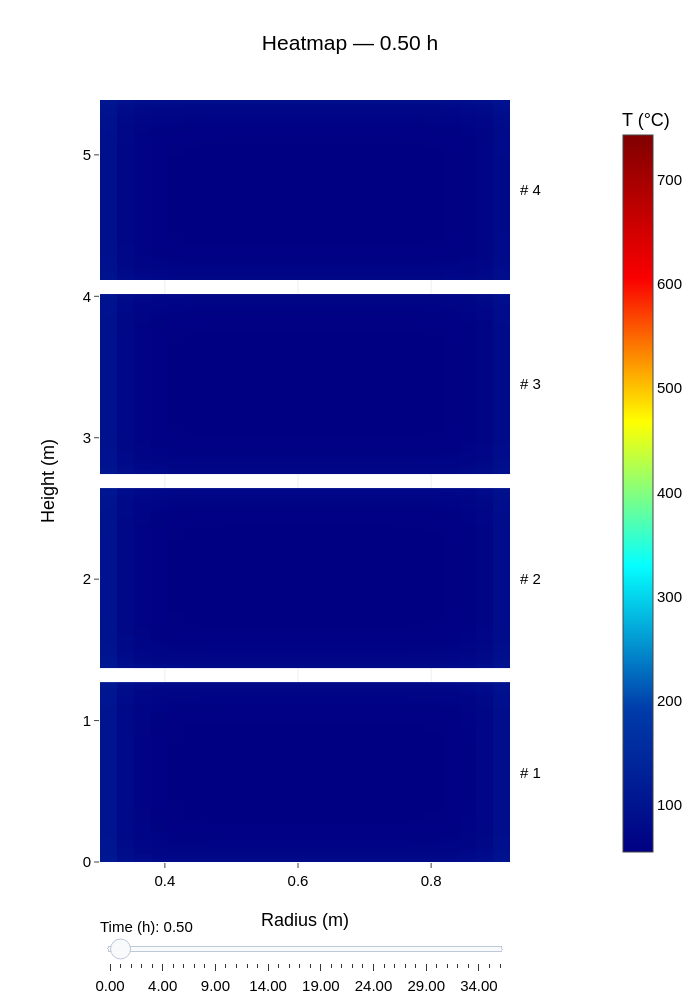

The notebook cell saved with this chart:
### Markdown cell above
### Settings — Heatmap

Configure the initial time, slider times, and heatmap layout.

### Code cell
# Snapshots share the simulator's time grid; no extra simulation is needed.
heatmap_time_hr = 0.5
snapshot_times_hr = np.unique(np.concatenate((
    [0.0, heatmap_time_hr, simulator.times[-1] / 3600.0],
    np.arange(1.0, simulator.times[-1] / 3600.0, 1.0),
)))
snapshot_indices = np.unique([
    int(np.argmin(np.abs(simulator.times / 3600.0 - time_hr)))
    for time_hr in snapshot_times_hr
])
initial_index = int(np.argmin(np.abs(simulator.times / 3600.0 - heatmap_time_hr)))
initial_step = int(np.flatnonzero(snapshot_indices == initial_index)[0])

# Histories already store one section: (height, radius, time).
sections_c = [history - 273.15 for history in simulator.results_by_coil]
if not all(np.isfinite(section).all() for section in sections_c):
    raise ValueError("The simulation contains non-finite temperatures; check stability before plotting.")
color_min = min(float(section.min()) for section in sections_c)
color_max = max(float(section.max()) for section in sections_c)
if color_max == color_min:
    color_max = color_min + 1.0

# Cell edges ensure the heatmap covers the physical dimensions exactly.
coil_meshes = []
stack_height = 0.0
for current_coil in furnace.coils:
    _, height_count, radial_count = current_coil.points.shape
    radial_edges = np.linspace(current_coil.inner_radius, current_coil.outer_radius, radial_count + 1)
    height_edges = stack_height + np.linspace(0, current_coil.height, height_count + 1)
    coil_meshes.append((radial_edges, height_edges))
    stack_height += current_coil.height + furnace.coil_sep_height
stack_height -= furnace.coil_sep_height


def coil_heatmaps(time_index):
    return [
        go.Heatmap(
            x=radial_edges,
            y=height_edges,
            z=section[:, :, time_index],
            coloraxis="coloraxis",
            zsmooth=False,
            name=f"Coil {current_coil.coil_num}",
            hovertemplate=(
                f"Coil {current_coil.coil_num}<br>"
                "Radius: %{x:.3f} m<br>Height: %{y:.3f} m<br>"
                "Temperature: %{z:.1f} °C<extra></extra>"
            ),
        )
        for current_coil, section, (radial_edges, height_edges)
        in zip(furnace.coils, sections_c, coil_meshes)
    ]


def heatmap_title(time_index):
    return f"Heatmap — {simulator.times[time_index] / 3600.0:.2f} h"


heatmap_fig = go.Figure(data=coil_heatmaps(initial_index))
heatmap_fig.frames = [
    go.Frame(
        name=str(int(time_index)),
        data=coil_heatmaps(time_index),
        traces=list(range(len(furnace.coils))),
        layout={"title": {"text": heatmap_title(time_index)}},
    )
    for time_index in snapshot_indices
]
heatmap_fig.update_layout(
    title={"text": heatmap_title(initial_index), "x": 0.5, "xanchor": "center"},
    width=700,
    height=1000,
    template="none",
    font={"family": "Arial", "size": 15, "color": "black"},
    margin={"t": 100, "b": 130, "l": 100, "r": 140},
    xaxis={"title": {"text": "Radius (m)"}, "zeroline": False},
    yaxis={"title": {"text": "Height (m)"}, "range": [0, stack_height], "zeroline": False},
    coloraxis={
        "colorscale": "Jet", "cmin": color_min, "cmax": color_max,
        "colorbar": {"title": {"text": "T (°C)"}, "x": 1.25},
    },
    annotations=[
        {
            "x": 1.02, "xref": "paper", "y": (height_edges[0] + height_edges[-1]) / 2,
            "yref": "y", "text": f"# {current_coil.coil_num}",
            "showarrow": False, "xanchor": "left",
        }
        for current_coil, (_, height_edges) in zip(furnace.coils, coil_meshes)
    ],
    sliders=[{
        "active": initial_step,
        "currentvalue": {"prefix": "Time (h): "},
        "pad": {"t": 50},
        "steps": [
            {
                "label": f"{simulator.times[time_index] / 3600.0:.2f}",
                "method": "animate",
                "args": [[str(int(time_index))], {
                    "mode": "immediate", "frame": {"duration": 0, "redraw": True},
                    "transition": {"duration": 0},
                }],
            }
            for time_index in snapshot_indices
        ],
    }],
)

### Figure 1 — Plotly figure (JSON) as saved in the notebook; plotly's stock layout.template omitted (floating-point values rounded to 4 significant figures; data arrays with more than 128 entries replaced by an {"elided": "..."} marker saying what was removed)
{"data": [{"coloraxis": "coloraxis", "hovertemplate": "Coil 1<br>Radius: %{x:.3f} m<br>Height: %{y:.3f} m<br>Temperature: %{z:.1f} °C<extra></extra>", "name": "Coil 1", "type": "heatmap", "x": [0.3025, 0.3282, 0.3538, 0.3795, 0.4052, 0.4308, 0.4565, 0.4822, 0.5078, 0.5335, 0.5592, 0.5848, 0.6105, 0.6362, 0.6618, 0.6875, 0.7132, 0.7388, 0.7645, 0.7902, 0.8158, 0.8415, 0.8672, 0.8928, 0.9185], "y": [0.0, 0.02544, 0.05088, 0.07632, 0.1018, 0.1272, 0.1526, 0.1781, 0.2035, 0.229, 0.2544, 0.2798, 0.3053, 0.3307, 0.3562, 0.3816, 0.407, 0.4325, 0.4579, 0.4834, 0.5088, 0.5342, 0.5597, 0.5851, 0.6106, 0.636, 0.6614, 0.6869, 0.7123, 0.7378, 0.7632, 0.7886, 0.8141, 0.8395, 0.865, 0.8904, 0.9158, 0.9413, 0.9667, 0.9922, 1.018, 1.043, 1.068, 1.094, 1.119, 1.145, 1.17, 1.196, 1.221, 1.247, 1.272], "z": {"elided": "50x24 float values"}, "zsmooth": false}, {"coloraxis": "coloraxis", "hovertemplate": "Coil 2<br>Radius: %{x:.3f} m<br>Height: %{y:.3f} m<br>Temperature: %{z:.1f} °C<extra></extra>", "name": "Coil 2", "type": "heatmap", "x": [0.3025, 0.3282, 0.3538, 0.3795, 0.4052, 0.4308, 0.4565, 0.4822, 0.5078, 0.5335, 0.5592, 0.5848, 0.6105, 0.6362, 0.6618, 0.6875, 0.7132, 0.7388, 0.7645, 0.7902, 0.8158, 0.8415, 0.8672, 0.8928, 0.9185], "y": [1.372, 1.397, 1.423, 1.448, 1.474, 1.499, 1.525, 1.55, 1.576, 1.601, 1.626, 1.652, 1.677, 1.703, 1.728, 1.754, 1.779, 1.804, 1.83, 1.855, 1.881, 1.906, 1.932, 1.957, 1.983, 2.008, 2.033, 2.059, 2.084, 2.11, 2.135, 2.161, 2.186, 2.212, 2.237, 2.262, 2.288, 2.313, 2.339, 2.364, 2.39, 2.415, 2.44, 2.466, 2.491, 2.517, 2.542, 2.568, 2.593, 2.619, 2.644], "z": {"elided": "50x24 float values"}, "zsmooth": false}, {"coloraxis": "coloraxis", "hovertemplate": "Coil 3<br>Radius: %{x:.3f} m<br>Height: %{y:.3f} m<br>Temperature: %{z:.1f} °C<extra></extra>", "name": "Coil 3", "type": "heatmap", "x": [0.3025, 0.3282, 0.3538, 0.3795, 0.4052, 0.4308, 0.4565, 0.4822, 0.5078, 0.5335, 0.5592, 0.5848, 0.6105, 0.6362, 0.6618, 0.6875, 0.7132, 0.7388, 0.7645, 0.7902, 0.8158, 0.8415, 0.8672, 0.8928, 0.9185], "y": [2.744, 2.769, 2.795, 2.82, 2.846, 2.871, 2.897, 2.922, 2.948, 2.973, 2.998, 3.024, 3.049, 3.075, 3.1, 3.126, 3.151, 3.176, 3.202, 3.227, 3.253, 3.278, 3.304, 3.329, 3.355, 3.38, 3.405, 3.431, 3.456, 3.482, 3.507, 3.533, 3.558, 3.584, 3.609, 3.634, 3.66, 3.685, 3.711, 3.736, 3.762, 3.787, 3.812, 3.838, 3.863, 3.889, 3.914, 3.94, 3.965, 3.991, 4.016], "z": {"elided": "50x24 float values"}, "zsmooth": false}, {"coloraxis": "coloraxis", "hovertemplate": "Coil 4<br>Radius: %{x:.3f} m<br>Height: %{y:.3f} m<br>Temperature: %{z:.1f} °C<extra></extra>", "name": "Coil 4", "type": "heatmap", "x": [0.3025, 0.3282, 0.3538, 0.3795, 0.4052, 0.4308, 0.4565, 0.4822, 0.5078, 0.5335, 0.5592, 0.5848, 0.6105, 0.6362, 0.6618, 0.6875, 0.7132, 0.7388, 0.7645, 0.7902, 0.8158, 0.8415, 0.8672, 0.8928, 0.9185], "y": [4.116, 4.141, 4.167, 4.192, 4.218, 4.243, 4.269, 4.294, 4.32, 4.345, 4.37, 4.396, 4.421, 4.447, 4.472, 4.498, 4.523, 4.548, 4.574, 4.599, 4.625, 4.65, 4.676, 4.701, 4.727, 4.752, 4.777, 4.803, 4.828, 4.854, 4.879, 4.905, 4.93, 4.956, 4.981, 5.006, 5.032, 5.057, 5.083, 5.108, 5.134, 5.159, 5.184, 5.21, 5.235, 5.261, 5.286, 5.312, 5.337, 5.363, 5.388], "z": {"elided": "50x24 float values"}, "zsmooth": false}], "layout": {"annotations": [{"showarrow": false, "text": "# 1", "x": 1.02, "xanchor": "left", "xref": "paper", "y": 0.636, "yref": "y"}, {"showarrow": false, "text": "# 2", "x": 1.02, "xanchor": "left", "xref": "paper", "y": 2.008, "yref": "y"}, {"showarrow": false, "text": "# 3", "x": 1.02, "xanchor": "left", "xref": "paper", "y": 3.38, "yref": "y"}, {"showarrow": false, "text": "# 4", "x": 1.02, "xanchor": "left", "xref": "paper", "y": 4.752, "yref": "y"}], "coloraxis": {"cmax": 742.6, "cmin": 55, "colorbar": {"title": {"text": "T (°C)"}, "x": 1.25}, "colorscale": [[0, "rgb(0,0,131)"], [0.2, "rgb(0,60,170)"], [0.4, "rgb(5,255,255)"], [0.6, "rgb(255,255,0)"], [0.8, "rgb(250,0,0)"], [1, "rgb(128,0,0)"]]}, "font": {"color": "black", "family": "Arial", "size": 15}, "height": 1000, "margin": {"b": 130, "l": 100, "r": 140, "t": 100}, "sliders": [{"active": 1, "currentvalue": {"prefix": "Time (h): "}, "pad": {"t": 50}, "steps": [{"args": [["0"], {"frame": {"duration": 0, "redraw": true}, "mode": "immediate", "transition": {"duration": 0}}], "label": "0.00", "method": "animate"}, {"args": [["360"], {"frame": {"duration": 0, "redraw": true}, "mode": "immediate", "transition": {"duration": 0}}], "label": "0.50", "method": "animate"}, {"args": [["720"], {"frame": {"duration": 0, "redraw": true}, "mode": "immediate", "transition": {"duration": 0}}], "label": "1.00", "method": "animate"}, {"args": [["1440"], {"frame": {"duration": 0, "redraw": true}, "mode": "immediate", "transition": {"duration": 0}}], "label": "2.00", "method": "animate"}, {"args": [["2160"], {"frame": {"duration": 0, "redraw": true}, "mode": "immediate", "transition": {"duration": 0}}], "label": "3.00", "method": "animate"}, {"args": [["2880"], {"frame": {"duration": 0, "redraw": true}, "mode": "immediate", "transition": {"duration": 0}}], "label": "4.00", "method": "animate"}, {"args": [["3600"], {"frame": {"duration": 0, "redraw": true}, "mode": "immediate", "transition": {"duration": 0}}], "label": "5.00", "method": "animate"}, {"args": [["4320"], {"frame": {"duration": 0, "redraw": true}, "mode": "immediate", "transition": {"duration": 0}}], "label": "6.00", "method": "animate"}, {"args": [["5040"], {"frame": {"duration": 0, "redraw": true}, "mode": "immediate", "transition": {"duration": 0}}], "label": "7.00", "method": "animate"}, {"args": [["5760"], {"frame": {"duration": 0, "redraw": true}, "mode": "immediate", "transition": {"duration": 0}}], "label": "8.00", "method": "animate"}, {"args": [["6480"], {"frame": {"duration": 0, "redraw": true}, "mode": "immediate", "transition": {"duration": 0}}], "label": "9.00", "method": "animate"}, {"args": [["7200"], {"frame": {"duration": 0, "redraw": true}, "mode": "immediate", "transition": {"duration": 0}}], "label": "10.00", "method": "animate"}, {"args": [["7920"], {"frame": {"duration": 0, "redraw": true}, "mode": "immediate", "transition": {"duration": 0}}], "label": "11.00", "method": "animate"}, {"args": [["8640"], {"frame": {"duration": 0, "redraw": true}, "mode": "immediate", "transition": {"duration": 0}}], "label": "12.00", "method": "animate"}, {"args": [["9360"], {"frame": {"duration": 0, "redraw": true}, "mode": "immediate", "transition": {"duration": 0}}], "label": "13.00", "method": "animate"}, {"args": [["10080"], {"frame": {"duration": 0, "redraw": true}, "mode": "immediate", "transition": {"duration": 0}}], "label": "14.00", "method": "animate"}, {"args": [["10800"], {"frame": {"duration": 0, "redraw": true}, "mode": "immediate", "transition": {"duration": 0}}], "label": "15.00", "method": "animate"}, {"args": [["11520"], {"frame": {"duration": 0, "redraw": true}, "mode": "immediate", "transition": {"duration": 0}}], "label": "16.00", "method": "animate"}, {"args": [["12240"], {"frame": {"duration": 0, "redraw": true}, "mode": "immediate", "transition": {"duration": 0}}], "label": "17.00", "method": "animate"}, {"args": [["12960"], {"frame": {"duration": 0, "redraw": true}, "mode": "immediate", "transition": {"duration": 0}}], "label": "18.00", "method": "animate"}, {"args": [["13680"], {"frame": {"duration": 0, "redraw": true}, "mode": "immediate", "transition": {"duration": 0}}], "label": "19.00", "method": "animate"}, {"args": [["14400"], {"frame": {"duration": 0, "redraw": true}, "mode": "immediate", "transition": {"duration": 0}}], "label": "20.00", "method": "animate"}, {"args": [["15120"], {"frame": {"duration": 0, "redraw": true}, "mode": "immediate", "transition": {"duration": 0}}], "label": "21.00", "method": "animate"}, {"args": [["15840"], {"frame": {"duration": 0, "redraw": true}, "mode": "immediate", "transition": {"duration": 0}}], "label": "22.00", "method": "animate"}, {"args": [["16560"], {"frame": {"duration": 0, "redraw": true}, "mode": "immediate", "transition": {"duration": 0}}], "label": "23.00", "method": "animate"}, {"args": [["17280"], {"frame": {"duration": 0, "redraw": true}, "mode": "immediate", "transition": {"duration": 0}}], "label": "24.00", "method": "animate"}, {"args": [["18000"], {"frame": {"duration": 0, "redraw": true}, "mode": "immediate", "transition": {"duration": 0}}], "label": "25.00", "method": "animate"}, {"args": [["18720"], {"frame": {"duration": 0, "redraw": true}, "mode": "immediate", "transition": {"duration": 0}}], "label": "26.00", "method": "animate"}, {"args": [["19440"], {"frame": {"duration": 0, "redraw": true}, "mode": "immediate", "transition": {"duration": 0}}], "label": "27.00", "method": "animate"}, {"args": [["20160"], {"frame": {"duration": 0, "redraw": true}, "mode": "immediate", "transition": {"duration": 0}}], "label": "28.00", "method": "animate"}, {"args": [["20880"], {"frame": {"duration": 0, "redraw": true}, "mode": "immediate", "transition": {"duration": 0}}], "label": "29.00", "method": "animate"}, {"args": [["21600"], {"frame": {"duration": 0, "redraw": true}, "mode": "immediate", "transition": {"duration": 0}}], "label": "30.00", "method": "animate"}, {"args": [["22320"], {"frame": {"duration": 0, "redraw": true}, "mode": "immediate", "transition": {"duration": 0}}], "label": "31.00", "method": "animate"}, {"args": [["23040"], {"frame": {"duration": 0, "redraw": true}, "mode": "immediate", "transition": {"duration": 0}}], "label": "32.00", "method": "animate"}, {"args": [["23760"], {"frame": {"duration": 0, "redraw": true}, "mode": "immediate", "transition": {"duration": 0}}], "label": "33.00", "method": "animate"}, {"args": [["24480"], {"frame": {"duration": 0, "redraw": true}, "mode": "immediate", "transition": {"duration": 0}}], "label": "34.00", "method": "animate"}, {"args": [["25200"], {"frame": {"duration": 0, "redraw": true}, "mode": "immediate", "transition": {"duration": 0}}], "label": "35.00", "method": "animate"}, {"args": [["25416"], {"frame": {"duration": 0, "redraw": true}, "mode": "immediate", "transition": {"duration": 0}}], "label": "35.30", "method": "animate"}]}], "title": {"text": "Heatmap — 0.50 h", "x": 0.5, "xanchor": "center"}, "width": 700, "xaxis": {"title": {"text": "Radius (m)"}, "zeroline": false}, "yaxis": {"range": [0, 5.388], "title": {"text": "Height (m)"}, "zeroline": false}}}
